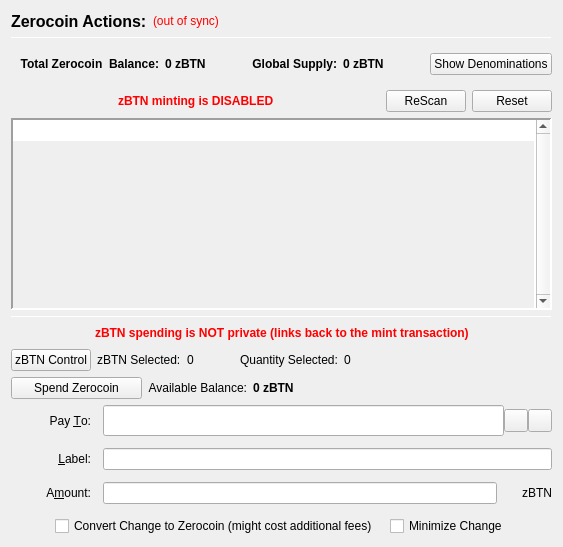
                  <widget class="QFrame" name="verticalFrameLeft">
                   <layout class="QVBoxLayout" name="verticalLayout_2">
                    <item>
                     <layout class="QVBoxLayout" name="verticalLayout_3">
                      <item>
                       <layout class="QHBoxLayout" name="horizontalLayout_3">
                        <item>
                         <widget class="QLabel" name="labelzBTNActions">
                          <property name="font">
                           <font>
                            <pointsize>12</pointsize>
                            <weight>75</weight>
                            <bold>true</bold>
                           </font>
                          </property>
                          <property name="text">
                           <string>Zerocoin Actions:</string>
                          </property>
                          <property name="alignment">
                           <set>Qt::AlignLeading|Qt::AlignLeft|Qt::AlignVCenter</set>
                          </property>
                         </widget>
                        </item>
                        <item>
                         <widget class="QLabel" name="labelzBTNSyncStatus">
                          <property name="toolTip">
                           <string>The displayed information may be out of date. Your wallet automatically synchronizes with the Btcnode network after a connection is established, but this process has not completed yet.</string>
                          </property>
                          <property name="styleSheet">
                           <string notr="true">QLabel { color: red; }</string>
                          </property>
                          <property name="text">
                           <string notr="true">(out of sync)</string>
                          </property>
                          <property name="alignment">
                           <set>Qt::AlignLeading|Qt::AlignLeft|Qt::AlignVCenter</set>
                          </property>
                         </widget>
                        </item>
                        <item>
                         <spacer name="horizontalSpacer">
                          <property name="orientation">
                           <enum>Qt::Horizontal</enum>
                          </property>
                          <property name="sizeHint" stdset="0">
                           <size>
                            <width>40</width>
                            <height>20</height>
                           </size>
                          </property>
                         </spacer>
                        </item>
                       </layout>
                      </item>
                      <item>
                       <widget class="Line" name="lineUpperLeft">
                        <property name="minimumSize">
                         <size>
                          <width>0</width>
                          <height>1</height>
                         </size>
                        </property>
                        <property name="maximumSize">
                         <size>
                          <width>16777215</width>
                          <height>1</height>
                         </size>
                        </property>
                        <property name="frameShadow">
                         <enum>QFrame::Sunken</enum>
                        </property>
                        <property name="orientation">
                         <enum>Qt::Horizontal</enum>
                        </property>
                       </widget>
                      </item>
                      <item>
                       <widget class="QFrame" name="balanceSupplyFrame">
                        <layout class="QHBoxLayout" name="horizontalLayout_2" stretch="0,0,0,1,0">
                         <property name="rightMargin">
                          <number>0</number>
                         </property>
                         <item>
                          <layout class="QHBoxLayout" name="horizontalLayout_34">
                           <item>
                            <widget class="QLabel" name="labelzAvailableText_3">
                             <property name="font">
                              <font>
                               <weight>75</weight>
                               <bold>true</bold>
                              </font>
                             </property>
                             <property name="toolTip">
                              <string>Total Balance including unconfirmed and immature zBTN</string>
                             </property>
                             <property name="text">
                              <string>Total Zerocoin  Balance:</string>
                             </property>
                             <property name="alignment">
                              <set>Qt::AlignRight|Qt::AlignTrailing|Qt::AlignVCenter</set>
                             </property>
                            </widget>
                           </item>
                           <item>
                            <widget class="QLabel" name="labelzAvailableAmount_4">
                             <property name="minimumSize">
                              <size>
                               <width>40</width>
                               <height>0</height>
                              </size>
                             </property>
                             <property name="font">
                              <font>
                               <weight>75</weight>
                               <bold>true</bold>
                              </font>
                             </property>
                             <property name="toolTip">
                              <string>Total Balance including unconfirmed and immature zBTN</string>
                             </property>
                             <property name="text">
                              <string>0 zBTN</string>
                             </property>
                             <property name="alignment">
                              <set>Qt::AlignLeading|Qt::AlignLeft|Qt::AlignVCenter</set>
                             </property>
                            </widget>
                           </item>
                          </layout>
                         </item>
                         <item>
                          <spacer name="horizontalSpacer_32">
                           <property name="orientation">
                            <enum>Qt::Horizontal</enum>
                           </property>
                           <property name="sizeHint" stdset="0">
                            <size>
                             <width>40</width>
                             <height>20</height>
                            </size>
                           </property>
                          </spacer>
                         </item>
                         <item>
                          <layout class="QHBoxLayout" name="horizontalLayout_35">
                           <item>
                            <widget class="QLabel" name="labelZsupplyText_2">
                             <property name="font">
                              <font>
                               <weight>75</weight>
                               <bold>true</bold>
                              </font>
                             </property>
                             <property name="text">
                              <string>Global Supply:</string>
                             </property>
                             <property name="alignment">
                              <set>Qt::AlignRight|Qt::AlignTrailing|Qt::AlignVCenter</set>
                             </property>
                            </widget>
                           </item>
                           <item>
                            <widget class="QLabel" name="labelZsupplyAmount_2">
                             <property name="font">
                              <font>
                               <weight>75</weight>
                               <bold>true</bold>
                              </font>
                             </property>
                             <property name="text">
                              <string>0 zBTN</string>
                             </property>
                            </widget>
                           </item>
                          </layout>
                         </item>
                         <item>
                          <spacer name="horizontalSpacer_31">
                           <property name="orientation">
                            <enum>Qt::Horizontal</enum>
                           </property>
                           <property name="sizeHint" stdset="0">
                            <size>
                             <width>40</width>
                             <height>20</height>
                            </size>
                           </property>
                          </spacer>
                         </item>
                         <item>
                          <widget class="QPushButton" name="pushButtonShowDenoms">
                           <property name="toolTip">
                            <string>Show zBTN denominations list</string>
                           </property>
                           <property name="text">
                            <string>Show Denominations</string>
                           </property>
                          </widget>
                         </item>
                        </layout>
                       </widget>
                      </item>
                      <item>
                       <layout class="QHBoxLayout" name="horizontalLayout_4">
                        <item>
                         <spacer name="horizontalSpacer_2">
                          <property name="orientation">
                           <enum>Qt::Horizontal</enum>
                          </property>
                          <property name="sizeHint" stdset="0">
                           <size>
                            <width>40</width>
                            <height>20</height>
                           </size>
                          </property>
                         </spacer>
                        </item>
                        <item>
                         <widget class="QLabel" name="label">
                          <property name="styleSheet">
                           <string notr="true">color: red;
font-weight: bold;</string>
                          </property>
                          <property name="text">
                           <string>zBTN minting is DISABLED</string>
                          </property>
                         </widget>
                        </item>
                        <item>
                         <spacer name="horizontalSpacer_3">
                          <property name="orientation">
                           <enum>Qt::Horizontal</enum>
                          </property>
                          <property name="sizeHint" stdset="0">
                           <size>
                            <width>40</width>
                            <height>20</height>
                           </size>
                          </property>
                         </spacer>
                        </item>
                        <item>
                         <widget class="QPushButton" name="pushButtonMintReset">
                          <property name="maximumSize">
                           <size>
                            <width>80</width>
                            <height>16777215</height>
                           </size>
                          </property>
                          <property name="toolTip">
                           <string>Rescan the complete blockchain for  Zerocoin mints and their meta-data.</string>
                          </property>
                          <property name="text">
                           <string>ReScan</string>
                          </property>
                         </widget>
                        </item>
                        <item>
                         <widget class="QPushButton" name="pushButtonSpentReset">
                          <property name="maximumSize">
                           <size>
                            <width>80</width>
                            <height>16777215</height>
                           </size>
                          </property>
                          <property name="toolTip">
                           <string>Reset Zerocoin Wallet DB. Deletes transactions that did not make it into the blockchain.</string>
                          </property>
                          <property name="text">
                           <string>Reset</string>
                          </property>
                         </widget>
                        </item>
                       </layout>
                      </item>
                      <item>
                       <widget class="QPlainTextEdit" name="TEMintStatus">
                        <property name="font">
                         <font>
                          <pointsize>8</pointsize>
                         </font>
                        </property>
                        <property name="toolTip">
                         <string>Status and/or Mesages from the last Mint Action.</string>
                        </property>
                        <property name="frameShape">
                         <enum>QFrame::Panel</enum>
                        </property>
                        <property name="frameShadow">
                         <enum>QFrame::Sunken</enum>
                        </property>
                        <property name="lineWidth">
                         <number>2</number>
                        </property>
                        <property name="midLineWidth">
                         <number>2</number>
                        </property>
                        <property name="verticalScrollBarPolicy">
                         <enum>Qt::ScrollBarAlwaysOn</enum>
                        </property>
                        <property name="horizontalScrollBarPolicy">
                         <enum>Qt::ScrollBarAlwaysOff</enum>
                        </property>
                        <property name="readOnly">
                         <bool>true</bool>
                        </property>
                        <property name="plainText">
                         <string notr="true"/>
                        </property>
                        <property name="backgroundVisible">
                         <bool>true</bool>
                        </property>
                       </widget>
                      </item>
                      <item>
                       <widget class="Line" name="line">
                        <property name="minimumSize">
                         <size>
                          <width>0</width>
                          <height>1</height>
                         </size>
                        </property>
                        <property name="maximumSize">
                         <size>
                          <width>16777215</width>
                          <height>1</height>
                         </size>
                        </property>
                        <property name="orientation">
                         <enum>Qt::Horizontal</enum>
                        </property>
                       </widget>
                      </item>
                      <item>
                       <layout class="QHBoxLayout" name="horizontalLayout_7">
                        <item>
                         <spacer name="horizontalSpacer_18">
                          <property name="orientation">
                           <enum>Qt::Horizontal</enum>
                          </property>
                          <property name="sizeHint" stdset="0">
                           <size>
                            <width>40</width>
                            <height>20</height>
                           </size>
                          </property>
                         </spacer>
                        </item>
                        <item>
                         <widget class="QLabel" name="label_2">
                          <property name="styleSheet">
                           <string notr="true">color: red;
font-weight: bold;</string>
                          </property>
                          <property name="text">
                           <string>zBTN spending is NOT private (links back to the mint transaction)</string>
                          </property>
                         </widget>
                        </item>
                        <item>
                         <spacer name="horizontalSpacer_30">
                          <property name="orientation">
                           <enum>Qt::Horizontal</enum>
                          </property>
                          <property name="sizeHint" stdset="0">
                           <size>
                            <width>40</width>
                            <height>20</height>
                           </size>
                          </property>
                         </spacer>
                        </item>
                       </layout>
                      </item>
                      <item>
                       <layout class="QHBoxLayout" name="horizontalLayout_24">
                        <property name="leftMargin">
                         <number>0</number>
                        </property>
                        <property name="bottomMargin">
                         <number>0</number>
                        </property>
                        <item>
                         <widget class="QPushButton" name="pushButtonZPivControl">
                          <property name="text">
                           <string>zBTN Control</string>
                          </property>
                         </widget>
                        </item>
                        <item>
                         <widget class="QLabel" name="labelzPivSelected">
                          <property name="text">
                           <string>zBTN Selected:</string>
                          </property>
                         </widget>
                        </item>
                        <item>
                         <widget class="QLabel" name="labelzPivSelected_int">
                          <property name="text">
                           <string>0</string>
                          </property>
                         </widget>
                        </item>
                        <item>
                         <spacer name="horizontalSpacer_17">
                          <property name="orientation">
                           <enum>Qt::Horizontal</enum>
                          </property>
                          <property name="sizeType">
                           <enum>QSizePolicy::Fixed</enum>
                          </property>
                          <property name="sizeHint" stdset="0">
                           <size>
                            <width>40</width>
                            <height>20</height>
                           </size>
                          </property>
                         </spacer>
                        </item>
                        <item>
                         <widget class="QLabel" name="labelQuantitySelected">
                          <property name="text">
                           <string>Quantity Selected:</string>
                          </property>
                         </widget>
                        </item>
                        <item>
                         <widget class="QLabel" name="labelQuantitySelected_int">
                          <property name="text">
                           <string>0</string>
                          </property>
                         </widget>
                        </item>
                        <item>
                         <spacer name="horizontalSpacer_19">
                          <property name="orientation">
                           <enum>Qt::Horizontal</enum>
                          </property>
                          <property name="sizeHint" stdset="0">
                           <size>
                            <width>40</width>
                            <height>20</height>
                           </size>
                          </property>
                         </spacer>
                        </item>
                       </layout>
                      </item>
                      <item>
                       <layout class="QHBoxLayout" name="horizontalLayout_6">
                        <item>
                         <widget class="QPushButton" name="pushButtonSpendzBTN">
                          <property name="minimumSize">
                           <size>
                            <width>131</width>
                            <height>0</height>
                           </size>
                          </property>
                          <property name="toolTip">
                           <string>Spend Zerocoin. Without 'Pay To:' address creates payments to yourself.</string>
                          </property>
                          <property name="text">
                           <string>Spend Zerocoin</string>
                          </property>
                         </widget>
                        </item>
                        <item>
                         <widget class="QLabel" name="labelzBTNBalanceText">
                          <property name="toolTip">
                           <string>Available (mature and spendable) zBTN for spending</string>
                          </property>
                          <property name="text">
                           <string>Available Balance:</string>
                          </property>
                          <property name="alignment">
                           <set>Qt::AlignRight|Qt::AlignTrailing|Qt::AlignVCenter</set>
                          </property>
                         </widget>
                        </item>
                        <item>
                         <widget class="QLabel" name="labelzAvailableAmount_2">
                          <property name="font">
                           <font>
                            <weight>75</weight>
                            <bold>true</bold>
                           </font>
                          </property>
                          <property name="toolTip">
                           <string>Available (mature and spendable) zBTN for spending

zBTN are mature when they have more than 20 confirmations AND more than 2 mints of the same denomination after them were minted</string>
                          </property>
                          <property name="text">
                           <string>0 zBTN</string>
                          </property>
                          <property name="alignment">
                           <set>Qt::AlignLeading|Qt::AlignLeft|Qt::AlignVCenter</set>
                          </property>
                         </widget>
                        </item>
                        <item>
                         <spacer name="horizontalSpacer_4">
                          <property name="orientation">
                           <enum>Qt::Horizontal</enum>
                          </property>
                          <property name="sizeHint" stdset="0">
                           <size>
                            <width>40</width>
                            <height>20</height>
                           </size>
                          </property>
                         </spacer>
                        </item>
                       </layout>
                      </item>
                      <item>
                       <layout class="QGridLayout" name="gridLayout_7">
                        <property name="spacing">
                         <number>12</number>
                        </property>
                        <item row="0" column="0">
                         <widget class="QLabel" name="payToLabel">
                          <property name="minimumSize">
                           <size>
                            <width>80</width>
                            <height>0</height>
                           </size>
                          </property>
                          <property name="text">
                           <string>Pay &amp;To:</string>
                          </property>
                          <property name="alignment">
                           <set>Qt::AlignRight|Qt::AlignTrailing|Qt::AlignVCenter</set>
                          </property>
                          <property name="buddy">
                           <cstring>payTo</cstring>
                          </property>
                         </widget>
                        </item>
                        <item row="0" column="1">
                         <layout class="QHBoxLayout" name="payToLayout">
                          <property name="spacing">
                           <number>0</number>
                          </property>
                          <item>
                           <widget class="QValidatedLineEdit" name="payTo">
                            <property name="enabled">
                             <bool>true</bool>
                            </property>
                            <property name="minimumSize">
                             <size>
                              <width>0</width>
                              <height>31</height>
                             </size>
                            </property>
                            <property name="toolTip">
                             <string>The Btcnode address to send the payment to. Creates local payment to yourself when empty.</string>
                            </property>
                           </widget>
                          </item>
                          <item>
                           <widget class="QToolButton" name="addressBookButton">
                            <property name="toolTip">
                             <string>Choose previously used address</string>
                            </property>
                            <property name="text">
                             <string/>
                            </property>
                            <property name="icon">
                             <iconset resource="../btcnode.qrc">
                              <normaloff>:/icons/address-book</normaloff>:/icons/address-book</iconset>
                            </property>
                            <property name="shortcut">
                             <string>Alt+A</string>
                            </property>
                           </widget>
                          </item>
                          <item>
                           <widget class="QToolButton" name="pasteButton">
                            <property name="toolTip">
                             <string>Paste address from clipboard</string>
                            </property>
                            <property name="text">
                             <string/>
                            </property>
                            <property name="icon">
                             <iconset resource="../btcnode.qrc">
                              <normaloff>:/icons/editpaste</normaloff>:/icons/editpaste</iconset>
                            </property>
                            <property name="shortcut">
                             <string>Alt+P</string>
                            </property>
                           </widget>
                          </item>
                         </layout>
                        </item>
                        <item row="1" column="0">
                         <widget class="QLabel" name="labelLabel">
                          <property name="minimumSize">
                           <size>
                            <width>80</width>
                            <height>0</height>
                           </size>
                          </property>
                          <property name="text">
                           <string>&amp;Label:</string>
                          </property>
                          <property name="alignment">
                           <set>Qt::AlignRight|Qt::AlignTrailing|Qt::AlignVCenter</set>
                          </property>
                          <property name="buddy">
                           <cstring>addAsLabel</cstring>
                          </property>
                         </widget>
                        </item>
                        <item row="1" column="1">
                         <widget class="QLineEdit" name="addAsLabel">
                          <property name="toolTip">
                           <string>Enter a label for this address to add it to the list of used addresses</string>
                          </property>
                         </widget>
                        </item>
                        <item row="2" column="0">
                         <widget class="QLabel" name="amountLabel">
                          <property name="minimumSize">
                           <size>
                            <width>80</width>
                            <height>0</height>
                           </size>
                          </property>
                          <property name="text">
                           <string>A&amp;mount:</string>
                          </property>
                          <property name="alignment">
                           <set>Qt::AlignRight|Qt::AlignTrailing|Qt::AlignVCenter</set>
                          </property>
                          <property name="buddy">
                           <cstring>zBTNpayAmount</cstring>
                          </property>
                         </widget>
                        </item>
                        <item row="2" column="1">
                         <layout class="QHBoxLayout" name="horizontalLayout_9">
                          <property name="spacing">
                           <number>0</number>
                          </property>
                          <item>
                           <widget class="QLineEdit" name="zBTNpayAmount"/>
                          </item>
                          <item>
                           <widget class="QLabel" name="labelzBTN">
                            <property name="minimumSize">
                             <size>
                              <width>55</width>
                              <height>0</height>
                             </size>
                            </property>
                            <property name="text">
                             <string>zBTN</string>
                            </property>
                            <property name="alignment">
                             <set>Qt::AlignRight|Qt::AlignTrailing|Qt::AlignVCenter</set>
                            </property>
                           </widget>
                          </item>
                         </layout>
                        </item>
                        <item row="3" column="0" colspan="2">
                         <layout class="QHBoxLayout" name="horizontalLayout_10">
                          <item>
                           <spacer name="horizontalSpacer_5">
                            <property name="orientation">
                             <enum>Qt::Horizontal</enum>
                            </property>
                            <property name="sizeHint" stdset="0">
                             <size>
                              <width>40</width>
                              <height>20</height>
                             </size>
                            </property>
                           </spacer>
                          </item>
                          <item>
                           <widget class="QCheckBox" name="checkBoxMintChange">
                            <property name="sizePolicy">
                             <sizepolicy hsizetype="MinimumExpanding" vsizetype="Fixed">
                              <horstretch>0</horstretch>
                              <verstretch>0</verstretch>
                             </sizepolicy>
                            </property>
                            <property name="layoutDirection">
                             <enum>Qt::LeftToRight</enum>
                            </property>
                            <property name="text">
                             <string>Convert Change to Zerocoin (might cost additional fees)</string>
                            </property>
                           </widget>
                          </item>
                          <item>
                           <widget class="QCheckBox" name="checkBoxMinimizeChange">
                            <property name="toolTip">
                             <string>If checked, the wallet tries to minimize the returning change instead of minimizing the number of spent denominations.</string>
                            </property>
                            <property name="text">
                             <string>Minimize Change</string>
                            </property>
                           </widget>
                          </item>
                          <item>
                           <spacer name="horizontalSpacer_6">
                            <property name="orientation">
                             <enum>Qt::Horizontal</enum>
                            </property>
                            <property name="sizeHint" stdset="0">
                             <size>
                              <width>40</width>
                              <height>20</height>
                             </size>
                            </property>
                           </spacer>
                          </item>
                         </layout>
                        </item>
                       </layout>
                      </item>
                     </layout>
                    </item>
                   </layout>
                  </widget>
